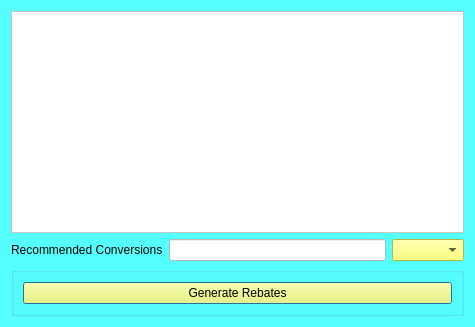
<?xml version="1.0" encoding="UTF-8"?>
<ui version="4.0">
 <class>Rebates</class>
 <widget class="QDialog" name="Rebates">
  <property name="geometry">
   <rect>
    <x>0</x>
    <y>0</y>
    <width>475</width>
    <height>327</height>
   </rect>
  </property>
  <property name="windowTitle">
   <string>Dialog</string>
  </property>
  <property name="styleSheet">
   <string notr="true">background-color: #55ffff</string>
  </property>
  <layout class="QVBoxLayout" name="verticalLayout">
   <item>
    <widget class="QListWidget" name="listWidget">
     <property name="styleSheet">
      <string notr="true">background-color: #ffffff</string>
     </property>
    </widget>
   </item>
   <item>
    <layout class="QHBoxLayout" name="horizontalLayout">
     <item>
      <widget class="QLabel" name="label">
       <property name="text">
        <string>Recommended Conversions</string>
       </property>
      </widget>
     </item>
     <item>
      <widget class="QLineEdit" name="lineEdit">
       <property name="styleSheet">
        <string notr="true">background-color: #ffffff</string>
       </property>
      </widget>
     </item>
     <item>
      <widget class="QComboBox" name="comboBox">
       <property name="styleSheet">
        <string notr="true">background-color: #feff57</string>
       </property>
      </widget>
     </item>
    </layout>
   </item>
   <item>
    <widget class="QGroupBox" name="groupBox">
     <property name="title">
      <string/>
     </property>
     <layout class="QHBoxLayout" name="horizontalLayout_2">
      <item>
       <widget class="QPushButton" name="pushButton">
        <property name="styleSheet">
         <string notr="true">background-color: #feff57</string>
        </property>
        <property name="text">
         <string>Generate Rebates</string>
        </property>
       </widget>
      </item>
     </layout>
    </widget>
   </item>
  </layout>
 </widget>
 <resources/>
 <connections/>
</ui>
